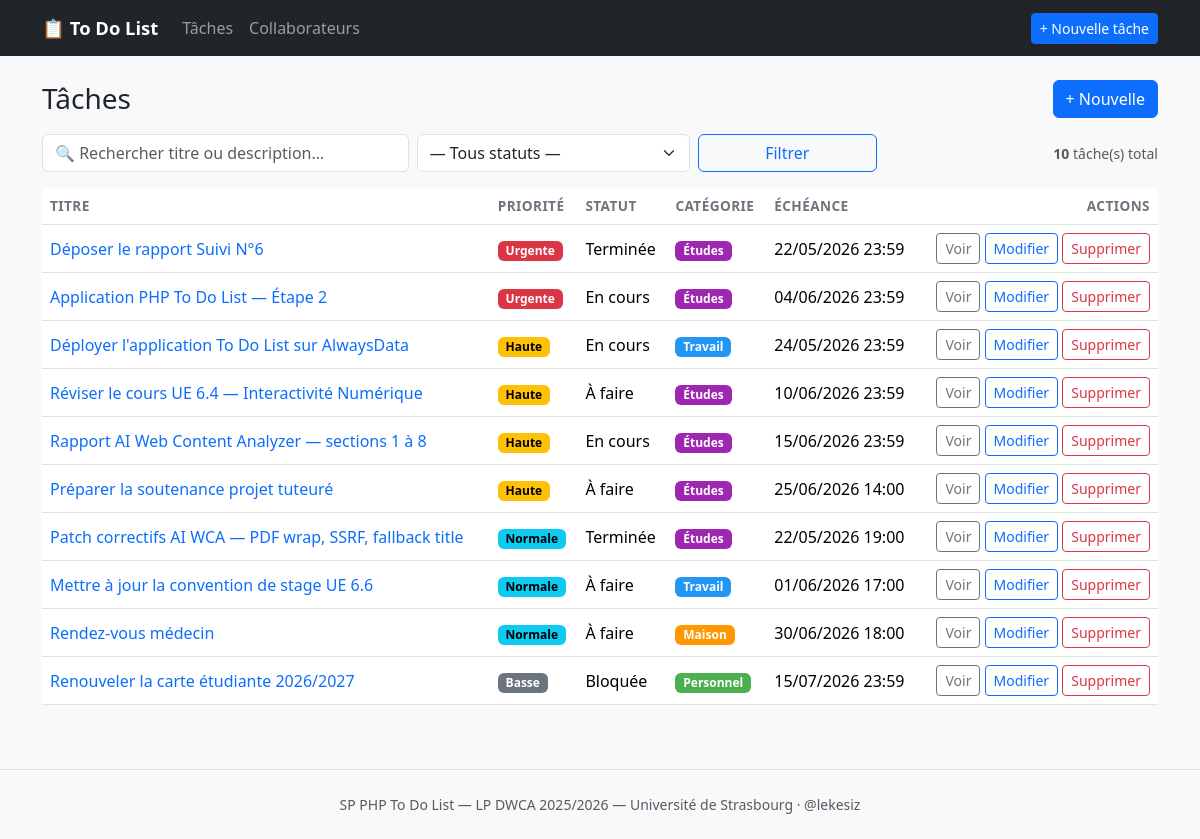
Screenshot of /public/?r=tache/index with the database file from the repository.
### tables this page shows
CREATE TABLE `tache` (
  `idTache`            INT(11)        NOT NULL AUTO_INCREMENT,
  `idPriorite`         TINYINT(4)     NOT NULL DEFAULT 2,
  `idStatut`           TINYINT(4)     NOT NULL DEFAULT 1,
  `idCategorie`        TINYINT(4)     DEFAULT NULL,
  `titreTache`         VARCHAR(150)   NOT NULL,
  `descriptionTache`   TEXT,
  `dateCreation`       DATETIME       NOT NULL DEFAULT CURRENT_TIMESTAMP,
  `dateEcheance`       DATETIME       DEFAULT NULL,
  `completedAt`        DATETIME       DEFAULT NULL,
  `valideTache`        TINYINT(1)     NOT NULL DEFAULT 1,
  PRIMARY KEY (`idTache`),
  KEY `fk_tache_priorite`    (`idPriorite`),
  KEY `fk_tache_statut`      (`idStatut`),
  KEY `fk_tache_categorie`   (`idCategorie`),
  CONSTRAINT `fk_tache_priorite`  FOREIGN KEY (`idPriorite`)
    REFERENCES `priorite`(`idPriorite`)   ON DELETE RESTRICT ON UPDATE CASCADE,
  CONSTRAINT `fk_tache_statut`    FOREIGN KEY (`idStatut`)
    REFERENCES `statut`(`idStatut`)       ON DELETE RESTRICT ON UPDATE CASCADE,
  CONSTRAINT `fk_tache_categorie` FOREIGN KEY (`idCategorie`)
    REFERENCES `categorie`(`idCategorie`) ON DELETE SET NULL  ON UPDATE CASCADE
);

CREATE TABLE `priorite` (
  `idPriorite`       TINYINT(4)   NOT NULL AUTO_INCREMENT,
  `libellePriorite`  VARCHAR(30)  NOT NULL,
  `niveauPriorite`   TINYINT(4)   NOT NULL,
  PRIMARY KEY (`idPriorite`)
);

CREATE TABLE `statut` (
  `idStatut`        TINYINT(4)   NOT NULL AUTO_INCREMENT,
  `libelleStatut`   VARCHAR(30)  NOT NULL,
  `ordreAffichage`  TINYINT(4)   NOT NULL,
  PRIMARY KEY (`idStatut`)
);

CREATE TABLE `categorie` (
  `idCategorie`        TINYINT(4)   NOT NULL AUTO_INCREMENT,
  `libelleCategorie`   VARCHAR(50)  NOT NULL,
  `couleurCategorie`   CHAR(7)      DEFAULT '#808080',
  PRIMARY KEY (`idCategorie`)
);

### src/controllers/TacheController.php (called while the page is built, shortened)
<?php
final class TacheController extends Controller
{
    public function index(): void
    {
        $statut  = $_GET['statut'] ?? null;
        $search  = trim((string) ($_GET['q'] ?? '')) ?: null;
        $page    = max(1, (int) ($_GET['page'] ?? 1));
        $perPage = 20;
        $taches    = Tache::all($statut, $search, $page, $perPage);
        $total     = Tache::count($statut, $search);
        $totalPages = max(1, (int) ceil($total / $perPage));
        $statuts   = Reference::statuts();
        $this->render('tache/index', [
            'taches'        => $taches,
            'statuts'       => $statuts,
            'filterStatut'  => $statut,
            'search'        => $search,
            'page'          => $page,
            'totalPages'    => $totalPages,
            'total'         => $total,
        ], 'Liste des tâches');
    }
}

### src/Router.php (called while the page is built, shortened)
<?php
final class Router
{
    public function dispatch(): void
    {
        $route  = $_GET['r']  ?? 'home/index';
        $parts  = explode('/', trim($route, '/'));
        $action   = $parts[1] ?? 'index';
        $controller = new $controllerClass();
        try {
            $controller->$action();
        } catch (\Throwable $e) {
            $this->serverError($e);
        }
    }
}

### public/index.php (called while the page is built, shortened)
<?php
require __DIR__ . '/../src/autoload.php';
$config = require __DIR__ . '/../config/config.php';
$router = new \App\Router();
$router->dispatch();

### config/config.php (called while the page is built, shortened)
<?php
$localFile = __DIR__ . '/config.local.php';
if (!function_exists('cfg_env')) {
    function cfg_env(string $key, $default = null) {
        $val = getenv($key);
        return ($val === false) ? $default : $val;
    }
}
return [
    'db' => [
        'host'     => cfg_env('DB_HOST',     'localhost'),
        'port'     => (int) cfg_env('DB_PORT', 3306),
        'dbname'   => cfg_env('DB_NAME',     'todoList'),
        'user'     => cfg_env('DB_USER',     'root'),
        'password' => cfg_env('DB_PASSWORD', 'root'),
        'charset'  => 'utf8mb4',
    ],
    'app' => [
        'name'      => cfg_env('APP_NAME', 'To Do List — SP PHP'),
        'base_url'  => cfg_env('APP_BASE_URL', '/todoList-app/public'),
        'timezone'  => cfg_env('APP_TIMEZONE', 'Europe/Paris'),
        'debug'     => filter_var(cfg_env('APP_DEBUG', 'true'), FILTER_VALIDATE_BOOLEAN),
    ],
];

### src/autoload.php (called while the page is built, shortened)
<?php
spl_autoload_register(function (string $class): void {
    $prefix = 'App\\';
    $relative = substr($class, strlen($prefix));
    $relative = str_replace('\\', '/', $relative);
    if (str_starts_with($relative, 'Models/')) {
        $file = __DIR__ . '/models/' . substr($relative, strlen('Models/')) . '.php';
    } elseif (str_starts_with($relative, 'Controllers/')) {
        $file = __DIR__ . '/controllers/' . substr($relative, strlen('Controllers/')) . '.php';
    } else {
        $file = __DIR__ . '/' . $relative . '.php';
    }
});

### src/Database.php (called while the page is built, shortened)
<?php
final class Database
{
    private static ?PDO $instance = null;
    public static function getInstance(): PDO
    {
        if (self::$instance === null) {
            $config = require __DIR__ . '/../config/config.php';
            $db = $config['db'];
            $dsn = sprintf(
                'mysql:host=%s;port=%d;dbname=%s;charset=%s',
                $db['host'],
                $db['port'],
                $db['dbname'],
                $db['charset']
            );
            try {
                self::$instance = new PDO($dsn, $db['user'], $db['password'], [
                    PDO::ATTR_ERRMODE            => PDO::ERRMODE_EXCEPTION,
                    PDO::ATTR_DEFAULT_FETCH_MODE => PDO::FETCH_ASSOC,
                    PDO::ATTR_EMULATE_PREPARES   => false,
                ]);
            } catch (PDOException $e) {
                http_response_code(500);
                if (!empty($config['app']['debug'])) {
                    die('Erreur de connexion BDD : ' . htmlspecialchars($e->getMessage()));
                }
                die('Erreur de connexion à la base de données.');
            }
        }
        return self::$instance;
    }
}

### src/models/Tache.php (called while the page is built, shortened)
<?php
final class Tache
{
    public static function all(?string $filterStatut = null, ?string $search = null, int $page = 1, int $perPage = 20): array
    {
        $sql = "
            SELECT t.*,
                   p.libellePriorite, p.niveauPriorite,
                   s.libelleStatut,
                   c.libelleCategorie, c.couleurCategorie
            FROM tache t
            JOIN priorite p ON p.idPriorite = t.idPriorite
            JOIN statut   s ON s.idStatut    = t.idStatut
            LEFT JOIN categorie c ON c.idCategorie = t.idCategorie
            WHERE 1=1
        ";
        $params = [];
        $sql .= ' ORDER BY p.niveauPriorite DESC, t.dateEcheance ASC, t.dateCreation DESC';
        $page    = max(1, $page);
        $perPage = max(1, min(100, $perPage));
        $offset  = ($page - 1) * $perPage;
        $sql .= " LIMIT $perPage OFFSET $offset";
        $stmt = Database::getInstance()->prepare($sql);
        $stmt->execute($params);
        return $stmt->fetchAll();
    }
}

### views/tache/index.php (the view, shortened to what this page needs)
<?php
$config = require __DIR__ . '/../../config/config.php';
$base = $config['app']['base_url'];
?>
<div class="d-flex justify-content-between align-items-center mb-3">
  <h1 class="h3 mb-0">Tâches <?php if ($search): ?><small class="text-muted">(résultats pour « <?= htmlspecialchars($search) ?> »)</small><?php endif; ?></h1>
  <a class="btn btn-primary" href="<?= $base ?>/?r=tache/create">+ Nouvelle</a>
</div>
<form method="get" class="mb-3">
  <div class="row g-2 align-items-center">
    <div class="col-md-4">
      <input type="search" name="q" class="form-control" placeholder="🔍 Rechercher titre ou description…"
             value="<?= htmlspecialchars($search ?? '') ?>">
    </div>
    <div class="col-md-3">
      <select name="statut" class="form-select" onchange="this.form.submit()">
        <option value="">— Tous statuts —</option>
      </select>
    </div>
    <div class="col-md-2">
      <button type="submit" class="btn btn-outline-primary w-100">Filtrer</button>
    </div>
    <div class="col-md-3 text-end">
      <small class="text-muted"><strong><?= (int) $total ?></strong> tâche(s) total</small>
    </div>
  </div>
</form>
<?php if (empty($taches)): ?>
  <p class="text-muted">
    <?php if ($search): ?>
      Aucune tâche ne correspond à <em>« <?= htmlspecialchars($search) ?> »</em>.
    <?php else: ?>
      Aucune tâche pour le moment.
    <?php endif; ?>
  </p>
<?php else: ?>
  <div class="table-responsive">
  <table class="table table-hover align-middle">
    <thead>
      <tr>
        <th>Titre</th><th>Priorité</th><th>Statut</th><th>Catégorie</th>
        <th>Échéance</th><th class="text-end">Actions</th>
      </tr>
    </thead>
    <tbody>
    <?php foreach ($taches as $t): ?>
      <tr>
        <td>
          <a href="<?= $base ?>/?r=tache/show&id=<?= (int)$t['idTache'] ?>" class="text-decoration-none fw-medium">
            <?= htmlspecialchars($t['titreTache']) ?>
          </a>
        </td>
        <td>
          <?php $lvl = (int) $t['niveauPriorite']; $cls = ['','secondary','info','warning','danger'][$lvl] ?? 'secondary'; ?>
          <span class="badge text-bg-<?= $cls ?>"><?= htmlspecialchars($t['libellePriorite']) ?></span>
        </td>
        <td><?= htmlspecialchars($t['libelleStatut']) ?></td>
        <td>
          <?php if (!empty($t['libelleCategorie'])): ?>
            <span class="badge" style="background-color: <?= htmlspecialchars($t['couleurCategorie']) ?>; color:#fff;">
              <?= htmlspecialchars($t['libelleCategorie']) ?>
            </span>
          <?php endif; ?>
        </td>
        <td><?= $t['dateEcheance'] ? htmlspecialchars(date('d/m/Y H:i', strtotime($t['dateEcheance']))) : '—' ?></td>
        <td class="text-end">
          <a class="btn btn-sm btn-outline-secondary" href="<?= $base ?>/?r=tache/show&id=<?= (int)$t['idTache'] ?>">Voir</a>
          <a class="btn btn-sm btn-outline-primary" href="<?= $base ?>/?r=tache/edit&id=<?= (int)$t['idTache'] ?>">Modifier</a>
          <form method="post" action="<?= $base ?>/?r=tache/delete&id=<?= (int)$t['idTache'] ?>" class="d-inline"
                onsubmit="return confirm('Supprimer cette tâche ?');">
            <button class="btn btn-sm btn-outline-danger">Supprimer</button>
          </form>
        </td>
      </tr>
    <?php endforeach; ?>
    </tbody>
  </table>
  </div>
<?php endif; ?>

### public/assets/css/style.css (style rules this page uses)
body { background: #f8f9fa; }
.table thead th { font-weight: 600; font-size: .85rem; text-transform: uppercase; color:#6c757d; letter-spacing: .03em; }

### rows the page displays
tache: idTache "10", titreTache "Déployer l'application To Do List sur AlwaysData", idPriorite.libellePriorite "Haute", idStatut.libelleStatut "En cours", idCategorie.libelleCategorie "Travail", dateEcheance "24/05/2026 23:59"
tache: titreTache "Déposer le rapport Suivi N°6", idPriorite.libellePriorite "Urgente", idStatut.libelleStatut "Terminée", idCategorie.libelleCategorie "Études", dateEcheance "22/05/2026 23:59"
tache: titreTache "Application PHP To Do List — Étape 2", idPriorite.libellePriorite "Urgente", idStatut.libelleStatut "En cours", idCategorie.libelleCategorie "Études", dateEcheance "04/06/2026 23:59"
tache: titreTache "Réviser le cours UE 6.4 — Interactivité Numérique", idPriorite.libellePriorite "Haute", idStatut.libelleStatut "À faire", idCategorie.libelleCategorie "Études", dateEcheance "10/06/2026 23:59"
tache: titreTache "Rapport AI Web Content Analyzer — sections 1 à 8", idPriorite.libellePriorite "Haute", idStatut.libelleStatut "En cours", idCategorie.libelleCategorie "Études", dateEcheance "15/06/2026 23:59"
tache: titreTache "Préparer la soutenance projet tuteuré", idPriorite.libellePriorite "Haute", idStatut.libelleStatut "À faire", idCategorie.libelleCategorie "Études", dateEcheance "25/06/2026 14:00"
tache: titreTache "Patch correctifs AI WCA — PDF wrap, SSRF, fallback title", idPriorite.libellePriorite "Normale", idStatut.libelleStatut "Terminée", idCategorie.libelleCategorie "Études", dateEcheance "22/05/2026 19:00"
tache: titreTache "Mettre à jour la convention de stage UE 6.6", idPriorite.libellePriorite "Normale", idStatut.libelleStatut "À faire", idCategorie.libelleCategorie "Travail", dateEcheance "01/06/2026 17:00"
tache: titreTache "Rendez-vous médecin", idPriorite.libellePriorite "Normale", idStatut.libelleStatut "À faire", idCategorie.libelleCategorie "Maison", dateEcheance "30/06/2026 18:00"
tache: titreTache "Renouveler la carte étudiante 2026/2027", idPriorite.libellePriorite "Basse", idStatut.libelleStatut "Bloquée", idCategorie.libelleCategorie "Personnel", dateEcheance "15/07/2026 23:59"
